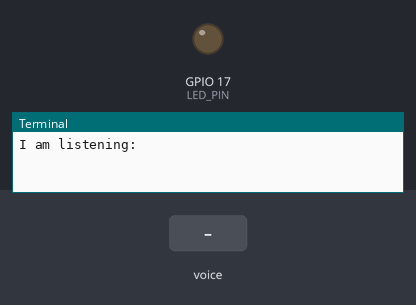
The program below on a simulated Raspberry Pi (BCM pin numbers). Parts: output pins drawn as LEDs (lit = HIGH), the last lines printed to the terminal. Inputs (shaded band) come from the test bench. Speech is recognised word for word in 0.5 s.

Above: at 1.2 s.
1.3 s: "turn on" is said to the microphone
At 2.9 s:
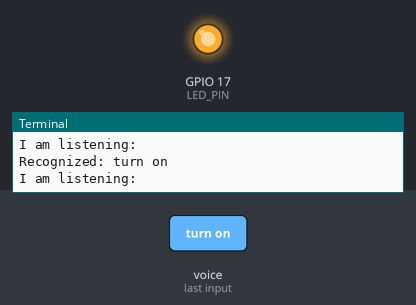
3.3 s: "turn off" is said to the microphone
At 4.4 s:
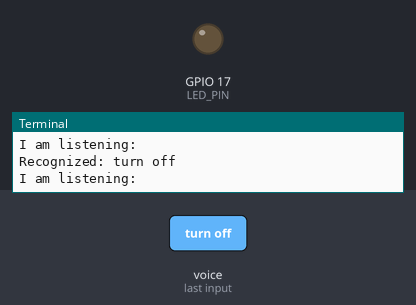
Timing chart, 0 to 6.3 s (numbered marks = the images above; inputs shaded):
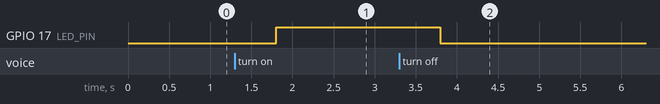

Measured:
- after the input at 1.3 s, GPIO 17 (LED_PIN): LOW → HIGH after 0.50 s
- after the input at 3.3 s, GPIO 17 (LED_PIN): HIGH → LOW after 0.50 s

The program:

Voicerec.py
```python
import speech_recognition as sr
import RPi.GPIO as GPIO

recognizer = sr.Recognizer()
LED_PIN = 17
GPIO.setmode(GPIO.BCM)
GPIO.setup(LED_PIN, GPIO.OUT)
setLight = 0

while True:
    try:

        with sr.Microphone() as mic:
            recognizer.adjust_for_ambient_noise(mic, duration=0.2)
            print('I am listening: ')
            audio = recognizer.listen(mic)
            text = recognizer.recognize_google(audio)
            text = text.lower()
            print(f"Recognized: {text}")

            if text == 'turn on':
                setLight = 1
            if text == 'turn off':
                setLight = 0

            if setLight == 0:
                GPIO.output(LED_PIN, GPIO.LOW)
            if setLight == 1:
                GPIO.output(LED_PIN, GPIO.HIGH)

            if text == 'goodbye':
                GPIO.output(LED_PIN, GPIO.LOW)
                GPIO.cleanup()
                break

    except sr.UnknownValueError:
        print('Restart From Not Understand')
        recognizer = sr.Recognizer()
        continue
```
